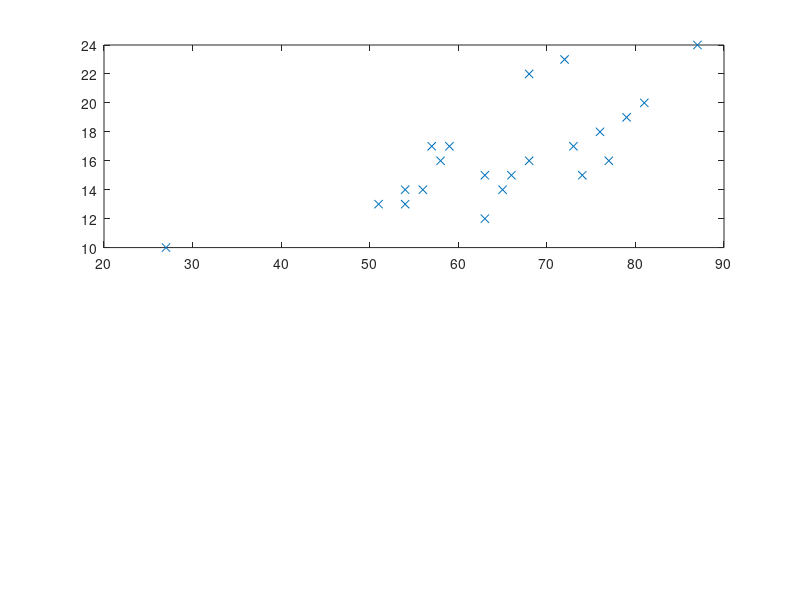

Here is the MATLAB script that generated this plot: (Note: this script raises an error after producing the figure.)
clc 
clear
goals=[87,72,68,81,79,76,59,73,57,68,77,74,58,66,56,65,54,63,51,54,63,27];
% The variable goals is the number of goals scored by the 22 soccer clubs in the 2005 Brazilian
% Soccer Championship
wins=[24,23,22,20,19,18,17,17,17,16,16,15,16,15,14,14,14,15,13,13,12,10];
%The variable wins is the number of wins by the 22 soccer clubs in the 2005
%Brazilian Soccer Championship
%For Example: Palmeiras scored 81 goals throughout the season and won 20
%games and ended the seasonas the 4th place team
subplot(2,1,1)
plot(goals,wins,'x') %x becomes the symbol used on the graph
model=fitlm(goals,wins)%creates a linear model
title('2005 Brazilian Soccer Championship');
xlabel('Goals Scored');
ylabel('Number of Wins');
subplot(2,1,2) % creates secon graph
plotResiduals(model,'fitted') %creates a residual plot


